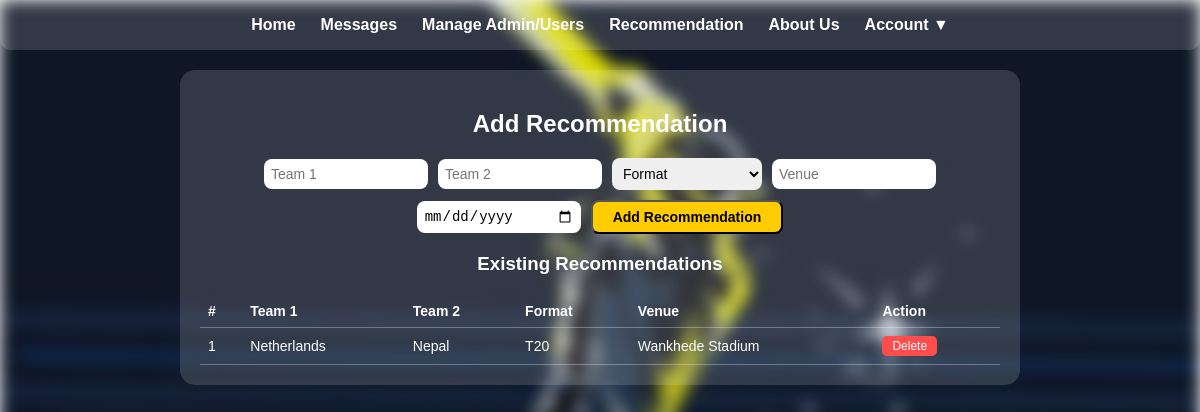
/admin/recommendations (signed in), run on the app's committed database.
### app.py (models this page shows)
class Recommendation(db.Model):
    id = db.Column(db.Integer, primary_key=True)
    team1 = db.Column(db.String(50), nullable=False)
    team2 = db.Column(db.String(50), nullable=False)
    match_format = db.Column(db.String(10), nullable=False)
    venue = db.Column(db.String(100), nullable=False)
    match_date = db.Column(db.Date, nullable=True)

### app.py (the view, shortened to what this page needs)
@app.route('/admin/recommendations', methods=['GET', 'POST'])
@login_required
def admin_recommendations():
    if not current_user.is_admin:
        flash("Access denied: Admins only.", "danger")
        return redirect(url_for('home'))
    recs = Recommendation.query.all()
    teams = list(team_encoder.classes_)
    venues = list(venue_encoder.classes_)
    return render_template('admin_recommendations.html', recs=recs, teams=teams, venues=venues)

### app.py (called while the page is built)
@login_manager.user_loader
def load_user(user_id):
    return User.query.get(int(user_id))

### templates/admin_recommendations.html (shortened to what this page needs)
<!DOCTYPE html>
<html lang="en">
<head>
</head>
<body>
{% include 'admin_header.html' %}
<div class="container">
    <h2>Add Recommendation</h2>
    <form method="POST">
        <input type="text" name="team1" id="team1" placeholder="Team 1" required list="teamsList">
        <input type="text" name="team2" id="team2" placeholder="Team 2" required list="teamsList2">
        <select name="format" required>
            <option value="">Format</option>
        </select>
        <input type="text" name="venue" id="venue" placeholder="Venue" required list="venuesList">
        <input type="date" name="match_date" id="match_date" required>
        <button type="submit" class="add-btn">Add Recommendation</button>
    </form>
    {% if recs %}
    <h3>Existing Recommendations</h3>
    <table>
        <tr>
            <th>#</th>
            <th>Team 1</th>
            <th>Team 2</th>
            <th>Format</th>
            <th>Venue</th>
            <th>Action</th>
        </tr>
        {% for r in recs %}
        <tr>
            <td>{{ loop.index }}</td>
            <td>{{ r.team1 }}</td>
            <td>{{ r.team2 }}</td>
            <td>{{ r.match_format }}</td>
            <td>{{ r.venue }}</td>
            <td>
                <form method="POST" action="{{ url_for('delete_recommendation', rec_id=r.id) }}" style="display:inline;">
                    <button type="submit" class="delete-btn">Delete</button>
                </form>
            </td>
        </tr>
        {% endfor %}
    </table>
    {% endif %}
</div>
</body>
</html>

### templates/admin_header.html (style rules this page uses)
body { padding-top: 70px; margin: 0; font-family: Arial, sans-serif; }

### data on the page
Recommendation: team1 "Netherlands", team2 "Nepal", match_format "T20", venue "Wankhede Stadium"
